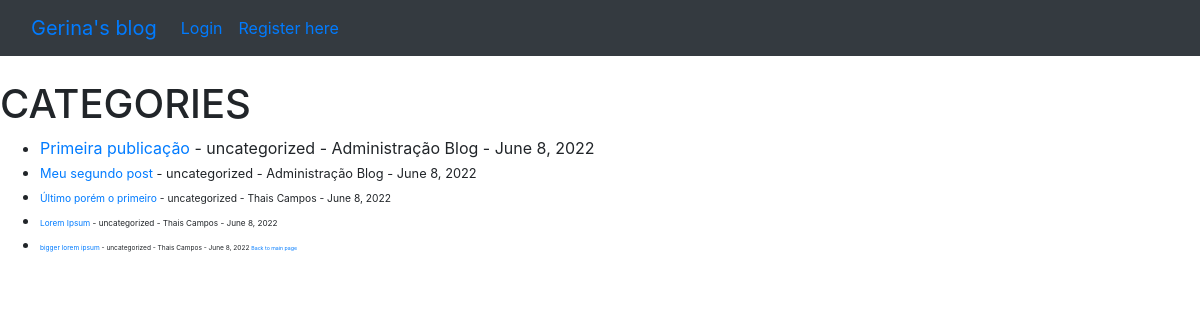
The page /category/uncategorized/ on the database its author committed.
### theblog/models.py (models this page shows, shortened)
class Post(models.Model):
    title = models.CharField(max_length=255)
    header_image = models.ImageField(null=True, blank=True, upload_to='images/')
    author = models.ForeignKey(User, on_delete=models.CASCADE)
    body = RichTextField(blank=True, null=True)
    title_tag = models.CharField(max_length=255, default=title)
    post_date = models.DateField(auto_now_add=True)
    category = models.CharField(max_length=255, default='uncategorized')
    summary = models.CharField(max_length=255)
    likes = models.ManyToManyField(User, related_name='blog_post')

### theblog/views.py (the view)
# urls.py: path('category/<str:catego>/', CategoryView, name='category'),
def CategoryView(request, catego):
    category_posts = Post.objects.filter(category=catego).order_by('-post_date')
    return render(request, 'categories.html', {'catego':catego.title(), 'category_posts':category_posts})

### theblog/templates/categories.html (shortened to what this page needs)
{% extends 'base.html' %}
{% block content %}
{% if category_posts %}
    <h1> CATEGORIES</h1>
        <ul>
            {% for post in category_posts %}
                <li><a href="{% url 'article-detail' post.pk %}">{{ post.title }}</a>
                    - {{ post.category }}
                    - {{ post.author.first_name }} {{ post.author.last_name }}
                    - {{ post.post_date }}
                    <small>
            {% endfor %}
            <a href="{% url 'home' %}">Back to main page</a>
        </ul>
{% else %}
    <h1>Sorry, this page doesn't exist</h1>
{% endif %}
{% endblock %}

### rows shown on the page
Post: title "Primeira publicação", category "uncategorized", author.first_name "Administração", author.last_name "Blog", post_date "June 8, 2022"
Post: title "Meu segundo post", category "uncategorized", author.first_name "Administração", author.last_name "Blog", post_date "June 8, 2022"
Post: title "Último porém o primeiro", category "uncategorized", author.first_name "Thais", author.last_name "Campos", post_date "June 8, 2022"
Post: title "Lorem Ipsum", category "uncategorized", author.first_name "Thais", author.last_name "Campos", post_date "June 8, 2022"
Post: title "bigger lorem ipsum", category "uncategorized", author.first_name "Thais", author.last_name "Campos", post_date "June 8, 2022"
